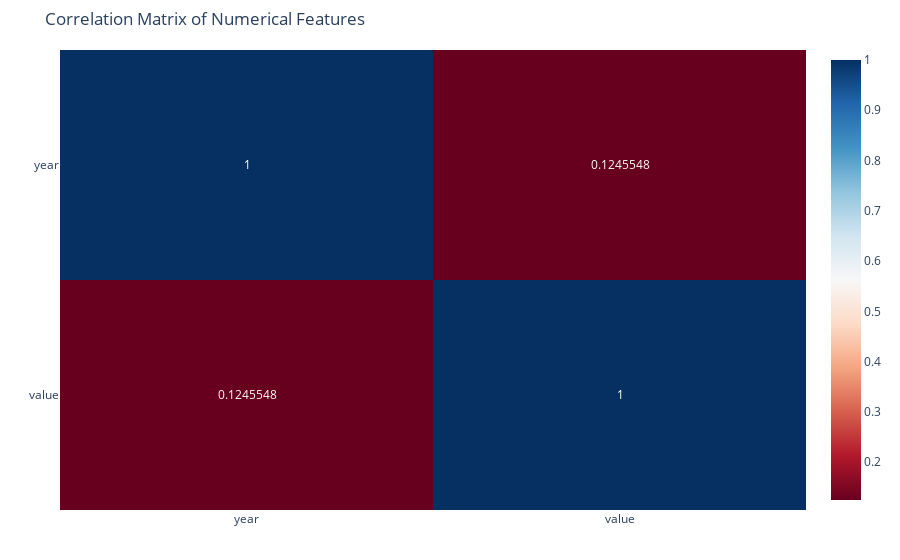

Notebook source saved alongside this figure:
### Code cell
fig = px.imshow(
    corr_matrix,
    text_auto=True,
    color_continuous_scale='RdBu',
    title='Correlation Matrix of Numerical Features',
    aspect="auto"
)

fig.update_layout(margin=dict(l=60, r=60, t=50, b=50))
fig.show()

### Figure 1 — Plotly figure (JSON) as saved in the notebook; plotly's stock layout.template omitted (floating-point values rounded to 4 significant figures)
{"data": [{"coloraxis": "coloraxis", "hovertemplate": "x: %{x}<br>y: %{y}<br>color: %{z}<extra></extra>", "name": "0", "texttemplate": "%{z}", "type": "heatmap", "x": ["year", "value"], "xaxis": "x", "y": ["year", "value"], "yaxis": "y", "z": [[1.0, 0.1246], [0.1246, 1.0]]}], "layout": {"coloraxis": {"colorscale": [[0, "rgb(103,0,31)"], [0.1, "rgb(178,24,43)"], [0.2, "rgb(214,96,77)"], [0.3, "rgb(244,165,130)"], [0.4, "rgb(253,219,199)"], [0.5, "rgb(247,247,247)"], [0.6, "rgb(209,229,240)"], [0.7, "rgb(146,197,222)"], [0.8, "rgb(67,147,195)"], [0.9, "rgb(33,102,172)"], [1, "rgb(5,48,97)"]]}, "margin": {"b": 50, "l": 60, "r": 60, "t": 50}, "title": {"text": "Correlation Matrix of Numerical Features"}, "xaxis": {"anchor": "y", "domain": [0, 1]}, "yaxis": {"anchor": "x", "autorange": "reversed", "domain": [0, 1]}}}
